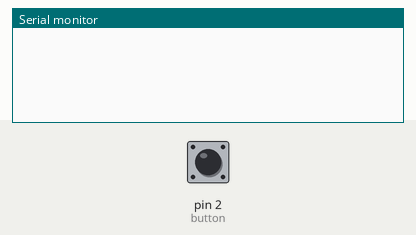
The sketch below on a simulated Arduino Uno, built with avr-gcc and run on an emulated ATmega328P. Shown: the last lines printed to the serial monitor. Inputs (shaded band) come from the test bench; at power-on: pin 2 (button) HIGH.

Above: at 1.2 s.
1.3 s: pin 2 (button) pulled LOW for 1 s
At 3.2 s:
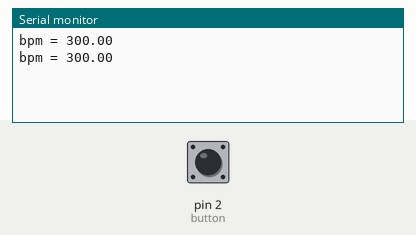
3.8 s: pin 2 (button) pulled LOW for 0.15 s
At 4.6 s:
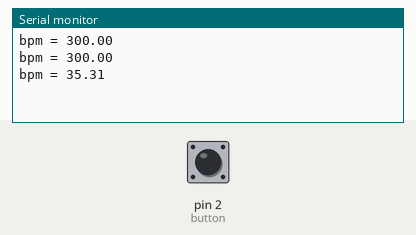
5.4 s: pin 2 (button) pulled LOW for 3.2 s
At 9.5 s:
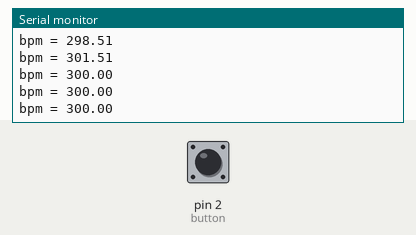
Timing chart, 0 to 11.0 s (numbered marks = the images above; inputs shaded):
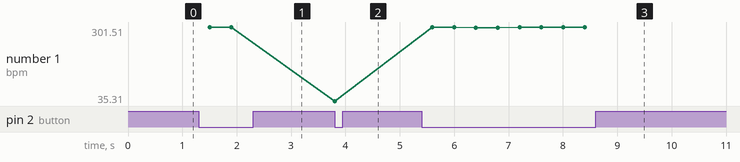

The sketch:

Bpm-mate.ino
```cpp
byte button =2;
double startTime;
double endTime;
double duration;
double sec;
double freq;
double bpm;
byte timerRunning;
bool pressed = false;

void setup(){
pinMode (button, INPUT_PULLUP);
Serial.begin(9600);
}
void loop(){

if (timerRunning == 0 && digitalRead(button) == LOW && pressed == false ){ //button pressed & timer start
  startTime = millis();
  timerRunning = 1;
  pressed = true;
  delay(200);
}

if (timerRunning == 1 && digitalRead(button) == LOW && pressed == true){ // button pressed & timer stop + Calculations
  endTime = millis();
  timerRunning = 0;
  duration = endTime - startTime;
  sec = duration / 1000;
  freq = 1 / sec;
  bpm = freq * 60;
  Serial.print ("bpm = ");
  Serial.println (bpm);
  pressed = false;
  delay(200);
 }
}
```

Measured:
- after the input at 1.3 s, the serial monitor: prints a new line after 0.20 s (image 1)
- after the input at 3.8 s, the serial monitor: prints a new line at once (image 2)
- after the input at 5.4 s, the serial monitor: prints a new line after 0.20 s (image 3)
- plotted number 1: 300 → 35.31 after the input at 3.8 s, 35.31 → 300 after the input at 5.4 s
